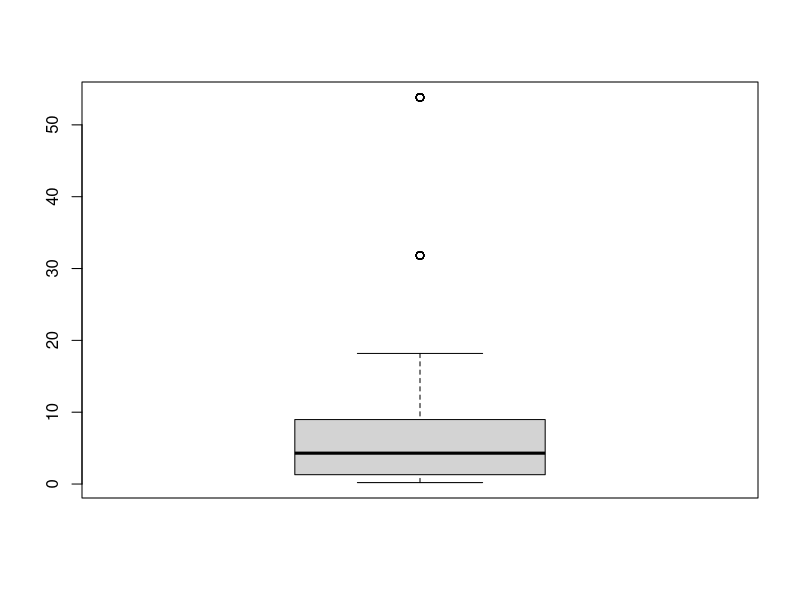
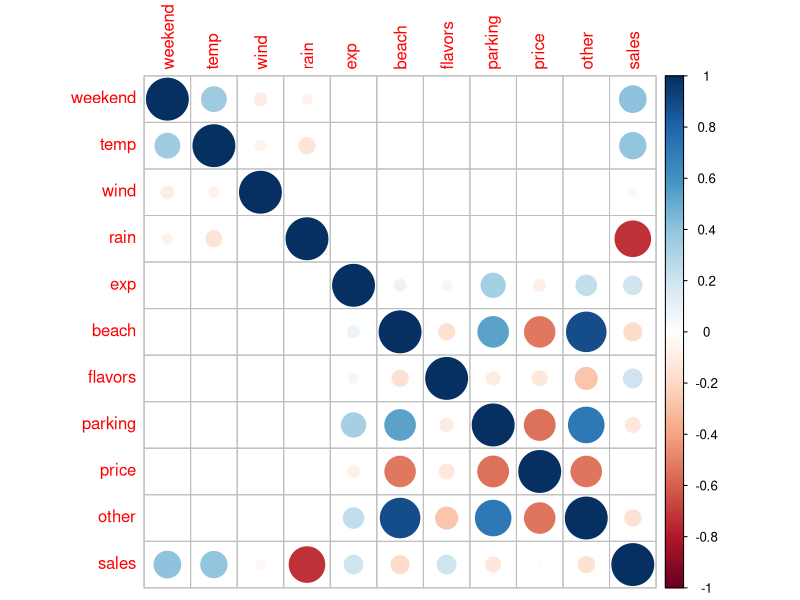
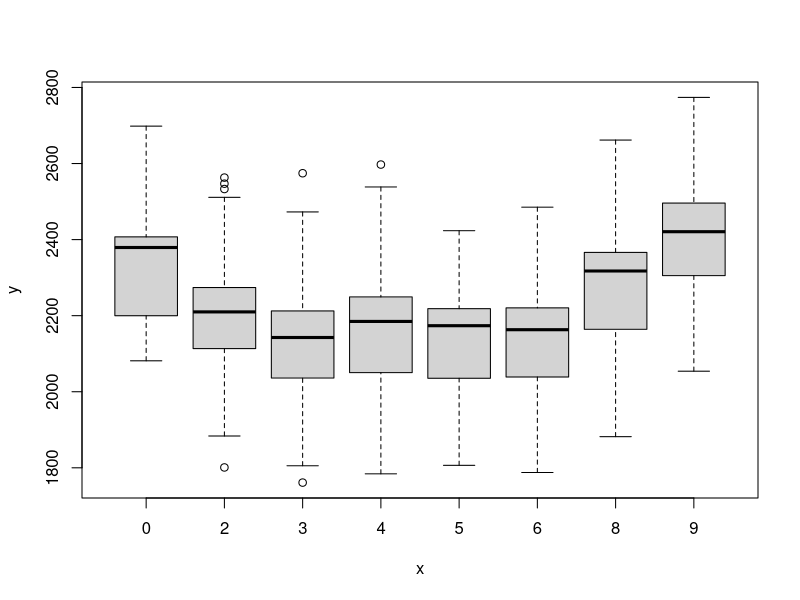
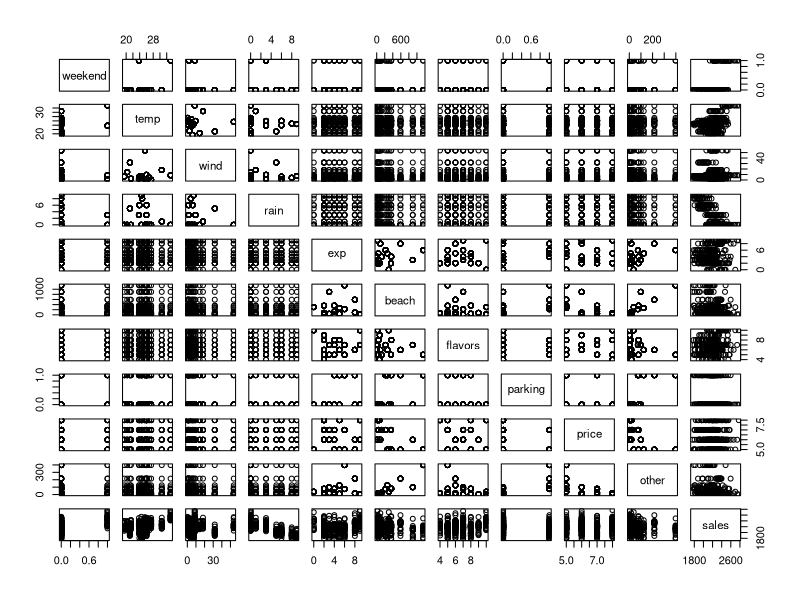

Source code (R) for these figures, in order:
# ======================================================
# Ekonometria
# Laboratoria 2 - 02.03.2026
# ======================================================

# ======================================================
# ===== Zadanie 1 =====
# ======================================================
n_days <- 20

set.seed(111)
days <- data.frame(
  day_nr = 1:n_days,
  weekend = sample(c(0, 1), n_days, replace = T, prob = c(5, 2)/7), # czy dzień weekendowy?
  temp = rnorm(n_days, 25, 3), # temperatura
  wind = rlnorm(n_days, 1.5, 1) # prędkość wiatru
)

# deszcz: większe prawdopodobieństwo, gdy temperatura jest niższa
days$rain = sapply(days$temp, function(x) sample(c(0, 1), 1, prob = c(50+x, 50-x)/100)*rpois(1, 5))

set.seed(222)
n_shops = 20

shops = data.frame(
  shop = 1:n_shops,
  exp = rpois(n_shops, 5), # od ilu lat istnieje lodziarnia
  beach = rlnorm(n_shops, 2.5, 1.5)*10, # odległość od plaży
  flavors = rpois(n_shops, 3)+4, # liczba oferowanych smaków
  parking = sample(c(0, 1), n_shops, replace = T) # czy posiada parking
)

# lodziarnie przy plaży nie mają parkingów
shops$parking = ifelse(shops$beach < 200, 0, shops$parking)

shops$price = ifelse(shops$beach < 200, 7, 6) + sample(c(-1, 0, 1), n_shops, replace = T) # cena gałki lodów
shops$other = sapply(shops$beach, function(x) rlnorm(1, log(x/50), 0.5)*10) # odległość od innej lodziarni

data <- merge(days, shops, by = NULL)

# sprzedaż: zależna od temperatury, deszczu, odległości od plaży i konkurencji, ceny, weekendu, renomy i liczby smaków
data$sales <- 2000 + 10*data$temp - 40*data$rain - 0.1*data$beach + 0.05*data$other - 7*data$price +
  30*data$weekend + 5*data$temp*data$weekend +
  10*(data$exp-4)^2 + 5*(data$flavors-7)^2 + rnorm(400, 0, 50)

data <- data[,-c(1, 6)] # usuwam niepotrzebne zmienne

# ===== krok 1: przeglad danych
summary(data)
boxplot(data$wind)

# ===== krok 2: przegląd zależności między zmiennymi
cor(data)

library(corrplot)
corrplot(cor(data))

plot(as.factor(data$exp), data$sales) #sprzedaż wzgledem kategorii doswiadczenia

pairs(data) #wykresy rozrzutu

model <- lm(sales ~ ., data)
summary(model)

# ===== krok 3: wspolliniowosc
library(car)

vif(model) #problem jesli wieksze niz 5, sygnal alarmowy ze istnieje pewna wspolliniowosc i model nie wie ktorej zmiennej przypisac zasluge za wynik
model <- lm(sales ~ weekend + temp + wind + rain + exp + beach + flavors + parking + price, data)
summary(model)

# przeksztalcenie zmiennej
# I - interpretacja jako ta operacja, wykona to dzialanie a potem wezmie jako zmienna
model <- lm(sales ~ weekend + temp + wind + rain + I((exp-median(exp))^2) + beach + flavors + parking + price, data)
summary(model)


# zmienna kategoryczna
model <- lm(sales ~ weekend + temp + wind + rain + as.factor(exp) + beach + flavors + parking + price, data) #sprawdza dla kazdej kategorii doswiadczenia, jeden rok, dwa lata itd
summary(model)

# Analiza Summary:
# Adjusted R-squared: Używaj wersji "Adjusted" (skorygowanej), gdy porównujesz modele z różną liczbą zmiennych. Jeśli dodasz nową zmienną, a Adjusted R-squared spadnie – wyrzuć ją, model stał się gorszy (przeuczony)
# Istotność zmiennych ($p-value$): Czy po dodaniu interakcji lub kwadratu, inne zmienne przestały być istotne?

# ======================================================
# ===== METODA HELLWIGA
# ======================================================
# czyli jak matematycznie wybrać optymalny zestaw zmiennych które:
# Mają jak najwyższą korelację ze zmienną objaśnianą (sales).
# Mają jak najniższą korelację między sobą (nie dublują informacji).

# rj^2
R0 <- cor(data)[11, -11] #ostatni wiersz bez ostatniej kolumny
R <- cor(data)[-11, -11] #bez ostatniego wierszu i bez ostatniej kolumny (sales)

R0 # wektor korelacji
R # macierz korelacji

expand.grid(c(1:3), c(1:3), c(1:3)) # wszytskie mozliwe kombinacje macierz
comb <- expand.grid(rep(list(c(T, F)), 10)) # gigantyczna macierz prawdy dla kazdej zmiennej
View(comb)

k <- c(1:10)[unlist(comb[500,])]
names(R0)
colnames(data)
names(R0)[k]

dane <- vector()
for(j in 1:1023) { # mk = 1023, jc(1, mk)
  k <- c(1:10)[unlist(comb[j,])] # k - numer kombinacji, np 3, 4 i 10 są TRUE
  H <- 0
  for(i in k) {
    mianownik <- sum(abs(R[k, i])) #korelacja miedzy "i" i "i" jest rowne 1, wiec nie dodaje jedynki
    H <- H + R0[i]^2/mianownik #indywidualna pojemnosc dodana do sumy
  }
  dane[j] <- H
}
H #maksymalna pojemnosc informacyjna
max(dane)
